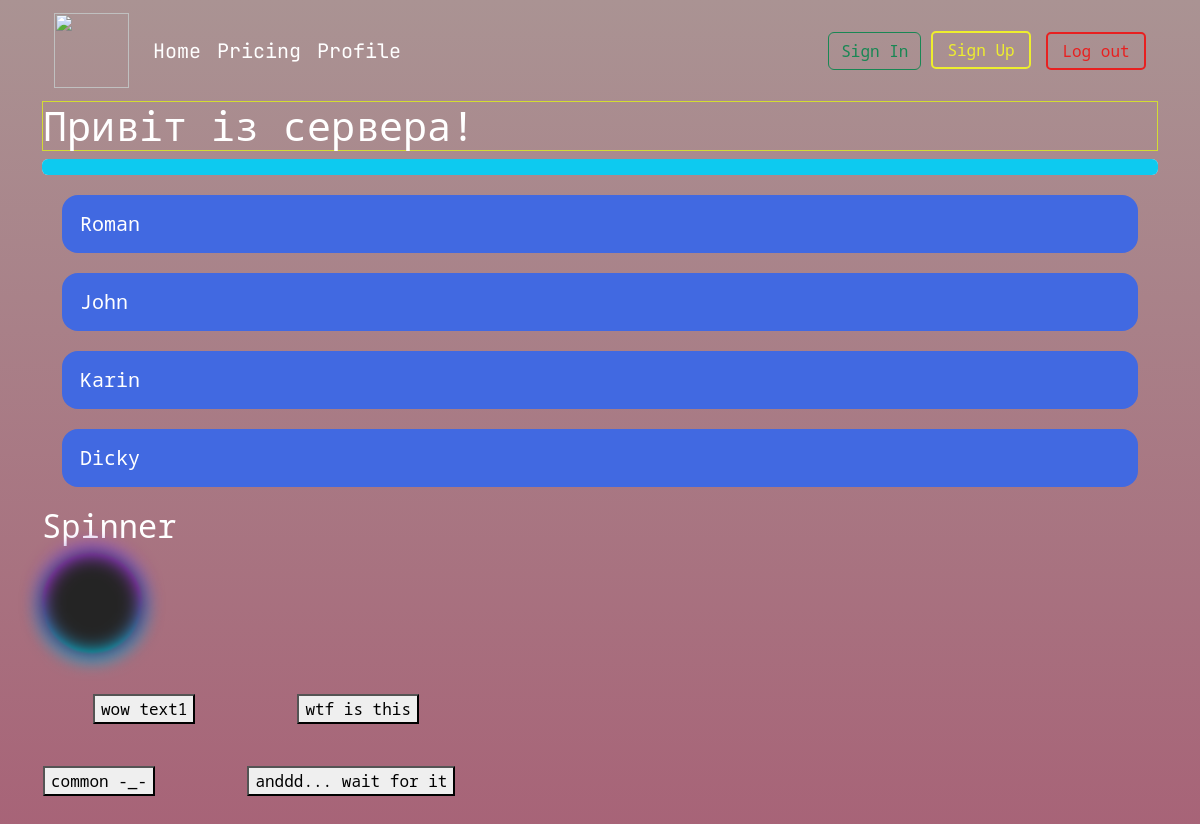
The page / (signed in) on the database as committed earlier.
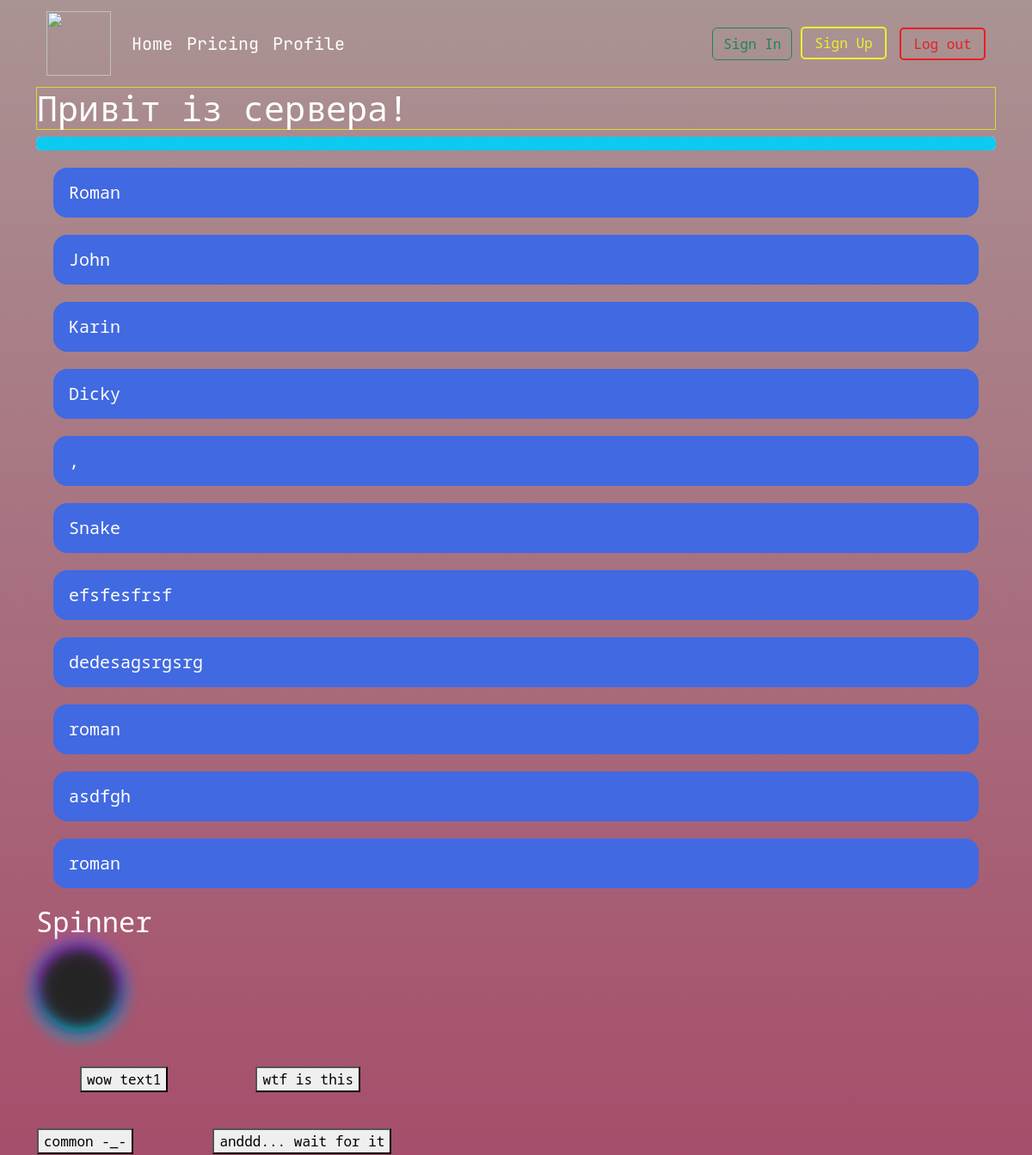
The same page on the database as committed later.
### models.py (models this page shows, shortened)
class User(db.Model,  UserMixin):   # create db # filter by priority 1)db.Model 2) UserMixin, if there are same functions first function will be taken from db.Model then from UserMixin
    id = db.Column(db.Integer, primary_key = True)
    username = db.Column(db.String(50), unique = True, nullable = False)    # nullable = False - value can not be empty (0)
    password = db.Column(db.String, nullable = False)
    name = db.Column(db.String(200))
    country = db.Column(db.String(50), default = 'USA')  # default = 'USA' - default value is USA
    project = db.relationship("Project", backref = "author")    # задавти відношення з Project, set relation with data base Project, backref = "author" - Project is an author to User database
    def __repr__(self): # як виглядає об'єкт при друці
        return f"User: {self.name}" # відобразити користувача (name)

### routes.py (the view)
@app.route("/") # за таким маршрутом http://127.0.0.1:5000/
@login_required # you should be logged in, otherwise you won't enter the page (mainpage)
def index():
    users = User.query.all()    # отримати всі об'єкти user
    print(users)    # [User: Roman99999, User: Johnpro2344, User: sawdw232, User: ddedf242]
    return render_template("index.html", users = users)    # load html page index.html

### models.py (called while the page is built)
@login_manager.user_loader
def load_user(user_id):
    return User.query.get(int(user_id))

### templates/index.html
{% extends 'base.html' %}
{% block content %}
<main class="container">
  <h1 class = "border-1">Привіт із сервера!</h1>
  <div class="progress" role="progressbar" aria-label="Info example" aria-valuenow="100" aria-valuemin="0" aria-valuemax="100">
    <div class="progress-bar bg-info" style="width: 100%"></div>
  </div>
  <div class="banner">
      {% for user in users %}
      <div class="my-card">
          {{user.name}}
      </div>
      {% endfor %}
  </div>
  <h2>Spinner</h2>
  <div class = "spinner">
      <div class = "spinner1">
      </div>
  </div>
  <table>
      <tr>
          <td><button class = "margin">wow text1</button></td>
          <td><button class = "margin">wtf is this</button></td>
      </tr>
      <tr>
          <td><button>common -_-</button></td>
          <td><button>anddd... wait for it</button></td>
      </tr>
  </table>
</main>
{% endblock content %}

Rows that differ between the two databases and show on the page:
added User: name ","
added User: name "Snake"
added User: name "efsfesfrsf"
added User: name "dedesagsrgsrg"
added User: name "roman"
added User: name "asdfgh"
added User: name "roman"
